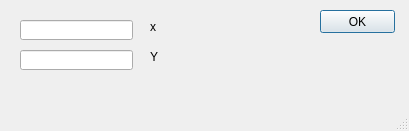
<?xml version="1.0" encoding="UTF-8"?>
<ui version="4.0">
 <class>NodesInputDialog</class>
 <widget class="QDialog" name="NodesInputDialog">
  <property name="geometry">
   <rect>
    <x>0</x>
    <y>0</y>
    <width>409</width>
    <height>131</height>
   </rect>
  </property>
  <property name="windowTitle">
   <string>Dialog</string>
  </property>
  <property name="sizeGripEnabled">
   <bool>true</bool>
  </property>
  <property name="modal">
   <bool>false</bool>
  </property>
  <widget class="QLineEdit" name="yInput">
   <property name="geometry">
    <rect>
     <x>20</x>
     <y>50</y>
     <width>113</width>
     <height>20</height>
    </rect>
   </property>
  </widget>
  <widget class="QLineEdit" name="xInput">
   <property name="geometry">
    <rect>
     <x>20</x>
     <y>20</y>
     <width>113</width>
     <height>20</height>
    </rect>
   </property>
  </widget>
  <widget class="QLabel" name="label">
   <property name="geometry">
    <rect>
     <x>150</x>
     <y>20</y>
     <width>47</width>
     <height>13</height>
    </rect>
   </property>
   <property name="text">
    <string>x</string>
   </property>
  </widget>
  <widget class="QLabel" name="label_2">
   <property name="geometry">
    <rect>
     <x>150</x>
     <y>50</y>
     <width>47</width>
     <height>13</height>
    </rect>
   </property>
   <property name="text">
    <string>Y</string>
   </property>
  </widget>
  <widget class="QPushButton" name="okButton">
   <property name="geometry">
    <rect>
     <x>320</x>
     <y>10</y>
     <width>75</width>
     <height>23</height>
    </rect>
   </property>
   <property name="text">
    <string>OK</string>
   </property>
  </widget>
 </widget>
 <resources/>
 <connections/>
</ui>
